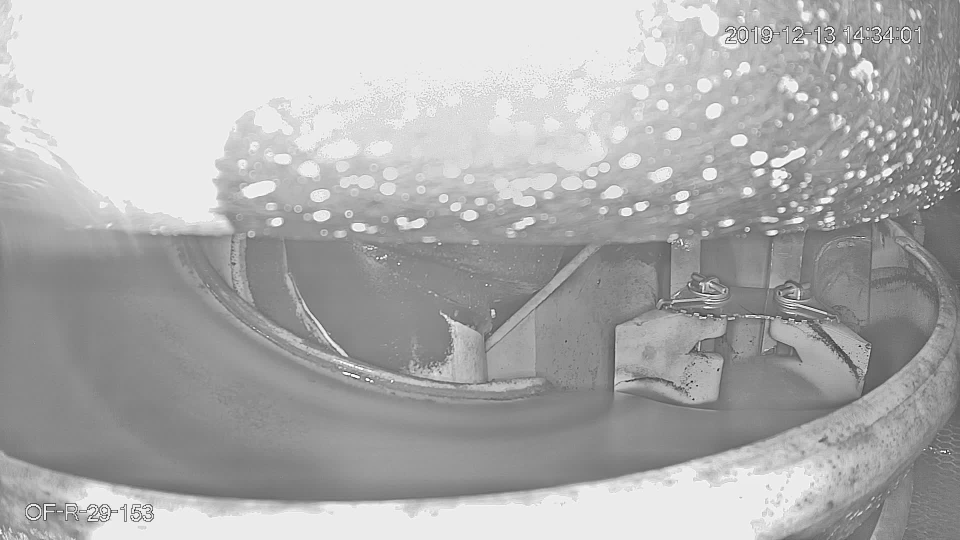
#> input picture ML/mlSketches/training_yolo/JPEGs/source2_001.jpg, 1920 x 1080 px, given in place of source1_003.bmp, which was not available (shown at 1/2 size)
$ jupyter execute Match_Templates_Object_Detection.ipynb   (shell and % lines are left out)
#> lines starting #> are read from the running program, lines starting #| are printed output that depends on the picture; pictures that were not available may be replaced by others from this repository, and a replacement may not be noted
[cell 1]
import cv2
import numpy as np
from matplotlib import pyplot as plt
import os
import csv

pathBoth = '/Users/vakurin/Documents/Study/Code/TF2/comtech/dataset/template/temp01.bmp'
pathFull = '/Users/vakurin/Documents/Study/Code/TF2/comtech/dataset/source_data/source1_003.bmp'

def func(both_img, full_img):
    img_rgb = cv2.imread(full_img, 0)
#> img_rgb is the input picture: shape (1080, 1920); min 0, max 255, mean 173.6
    template = cv2.imread(both_img, 0)
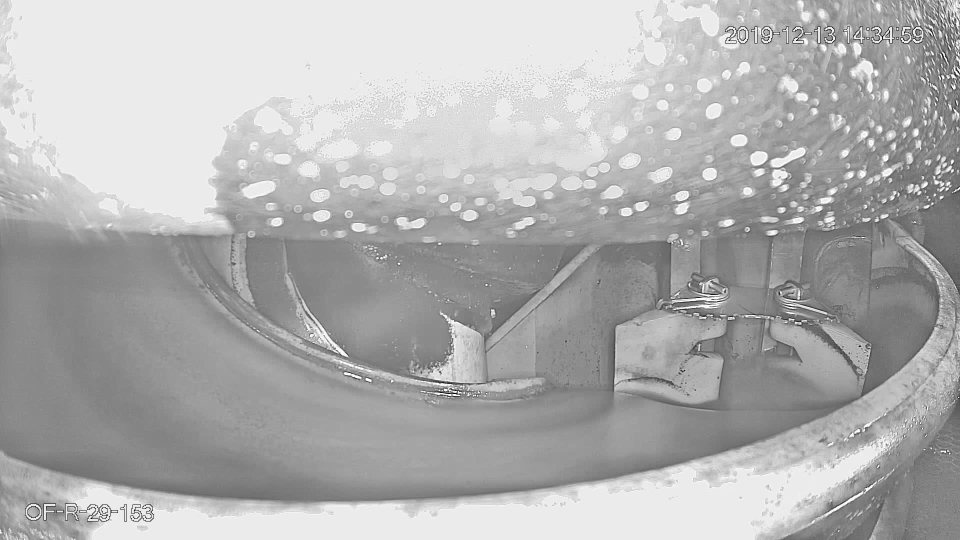
#> input picture ML/mlSketches/training_yolo/JPEGs/source2_005.jpg, 1920 x 1080 px, given in place of temp01.bmp, which was not available (shown at 1/2 size)
#> template is the input picture: shape (1080, 1920); min 0, max 255, mean 176.2
    w, h = template.shape[::-1]
#> w = 1920; h = 1080
    res = cv2.matchTemplate(img_rgb, template, cv2.TM_CCOEFF_NORMED)
#> res = [0.969]
    x_min = np.unravel_index(res.argmax(), res.shape)[1]
#> x_min = 0
    y_min = np.unravel_index(res.argmax(), res.shape)[0]
#> y_min = 0
    x_max = x_min + w
#> x_max = 1920
    y_max = y_min + h
#> y_max = 1080

    #plt.show(cv2.rectangle(img_rgb, (w)))
    return [full_img, 1920, 1080, 'wings', x_min, y_min, x_max, y_max]


print(func(pathBoth, pathFull))

[cell 2]
import cv2

# load the image image, convert it to grayscale, and detect edges
template = cv2.imread(pathBoth)
template = cv2.cvtColor(template, cv2.COLOR_BGR2GRAY)
template = cv2.Canny(template, 50, 250)
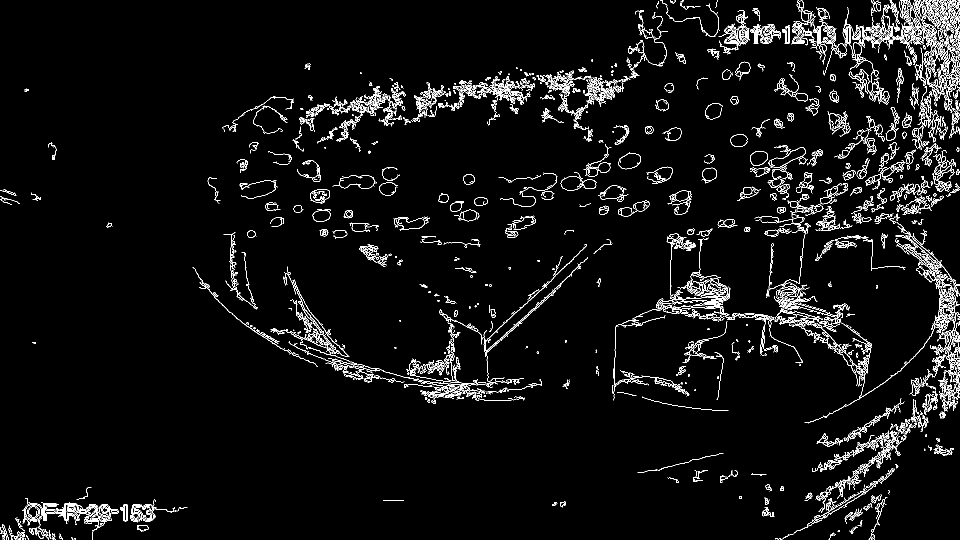
#> template: shape (1080, 1920) (shown at 1/2 size); 4.2% white in thin lines or dots
(tH, tW) = template.shape[:2]
#> tH = 1080; tW = 1920
#cv2.imshow("Template", template)
plt.imshow(template)

[cell 3]
# import the necessary packages
import numpy as np
import argparse
import imutils
import cv2


# load the puzzle and waldo images
puzzle = cv2.imread(pathFull, 0)
waldo = cv2.imread(pathBoth, 0)

(waldoHeight, waldoWidth) = waldo.shape[:2]
#> waldoHeight = 1080; waldoWidth = 1920

# find the waldo in the puzzle
result = cv2.matchTemplate(puzzle, waldo, cv2.TM_CCOEFF)
#> result = [3.84e+09]
(_, _, minLoc, maxLoc) = cv2.minMaxLoc(result)
#> minLoc = (0, 0); maxLoc = (0, 0)

# grab the bounding box of waldo and extract him from
# the puzzle image
topLeft = maxLoc
#> topLeft = (0, 0)
botRight = (topLeft[0] + waldoWidth, topLeft[1] + waldoHeight)
#> botRight = (1920, 1080)
roi = puzzle[topLeft[1]:botRight[1], topLeft[0]:botRight[0]]

# construct a darkened transparent 'layer' to darken everything
# in the puzzle except for waldo
mask = np.zeros(puzzle.shape, dtype = "uint8")
puzzle = cv2.addWeighted(puzzle, 0.25, mask, 0.75, 0)
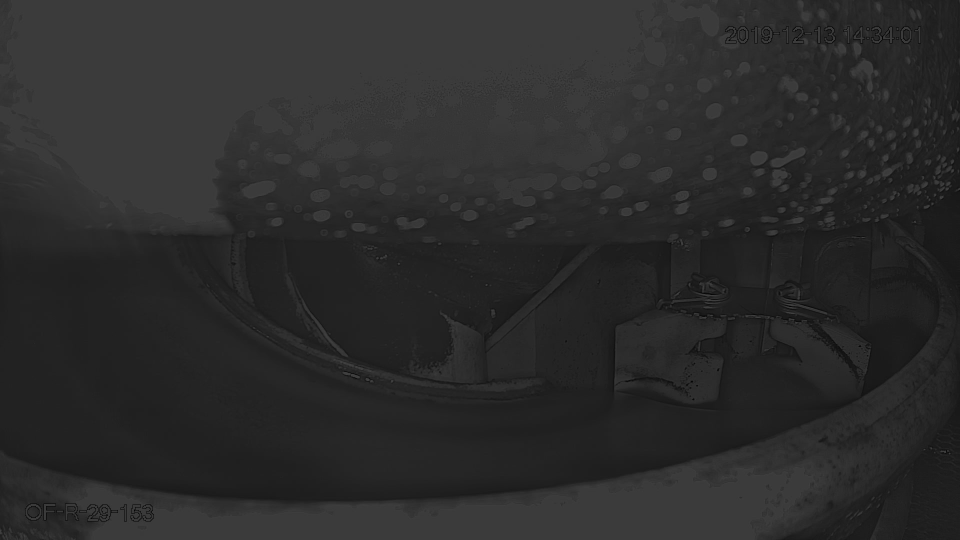
#> puzzle: shape (1080, 1920) (shown at 1/2 size); min 0, max 64, mean 43.5

# put the original waldo back in the image so that he is
# 'brighter' than the rest of the image
puzzle[topLeft[1]:botRight[1], topLeft[0]:botRight[0]] = roi

# display the images
plt.imshow(imutils.resize(puzzle, height = 650))
#plt.imshow("Waldo", waldo)
#cv2.waitKey(0)
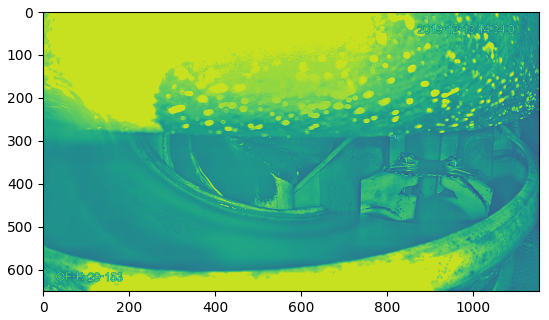
#> figure drawn by matplotlib, 1 panel

[cell 4]
import cv2
import numpy as np
from matplotlib import pyplot as plt
import os

pathBoth = '/Users/vakurin/Documents/Study/Code/TF2/comtech/dataset/template/temp01.bmp'
pathFull = '/Users/vakurin/Documents/Study/Code/TF2/comtech/dataset/source_data/source1_003.bmp'

all_files = '/Users/vakurin/Documents/Study/Code/TF2/comtech/dataset/source_data/'
all = os.listdir(all_files)

for i in range(0, len(all), 30):
    print(all[i])


    img_rgb = cv2.imread(all_files + all[i])
    img_gray = cv2.cvtColor(img_rgb, cv2.COLOR_BGR2GRAY)
    template = cv2.imread(pathBoth, 0)
    w, h = template.shape[::-1]
#> w = 1920; h = 1080


    res = cv2.matchTemplate(img_gray, template, cv2.TM_SQDIFF)
#> res = [259937264]
    min_val, max_val, min_loc, max_loc = cv2.minMaxLoc(res)
#> min_val = 259937264; max_val = 259937264; min_loc = (0, 0); max_loc = (0, 0)

    print(min_val, max_val, min_loc, max_loc)
#| 259937264.0 259937264.0 (0, 0) (0, 0)
    threshold = 0.6
    loc = np.where( res >= threshold)
#> loc = ([0], [0])
    print(loc)
#| (array([0]), array([0]))

#     for pt in zip(*loc[::-1]):
#         cv2.rectangle(img_rgb, pt, (pt[0] + w, pt[1] + h), (0,0,255), 2)

#     cv2.imwrite('output/{}.png'.format(all[i]), img_rgb)
